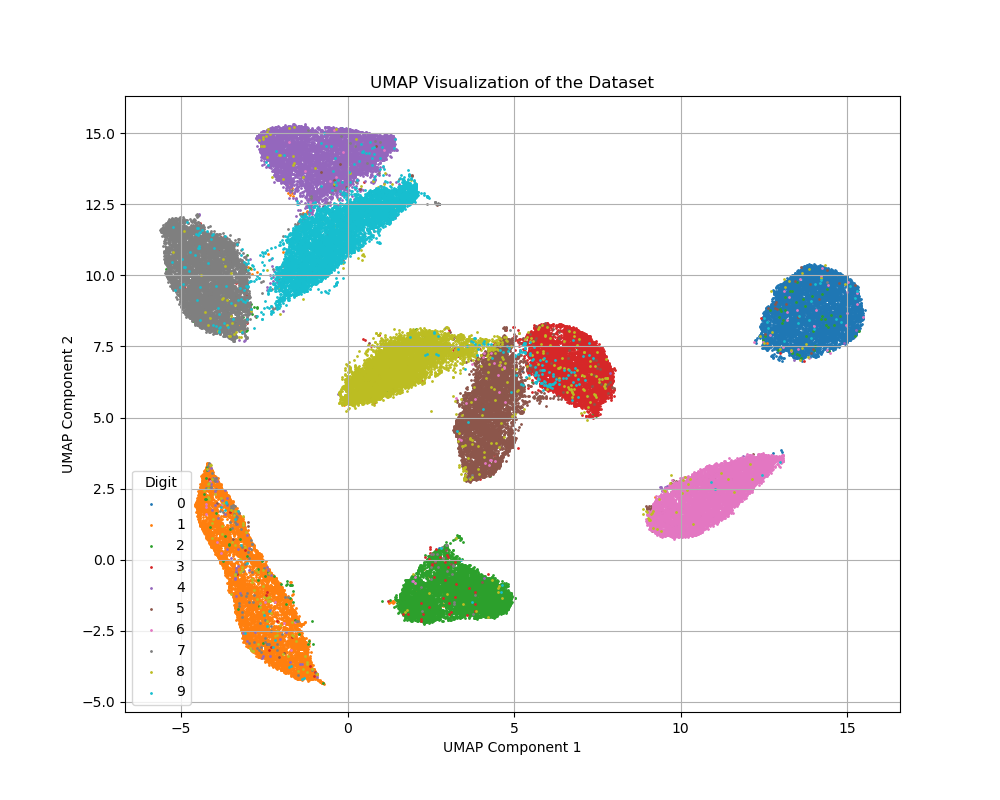

Write Python code to recreate this figure.
from umap import UMAP
import matplotlib.pyplot as plt
from sklearn.datasets import fetch_openml


# 加载 MNIST 数据集
mnist = fetch_openml('mnist_784')
x = mnist.data / 255.0
y = mnist.target.astype(int)

# 使用 UMAP 进行降维
umap = UMAP(n_components=2, n_jobs=-1)
x_umap = umap.fit_transform(x)

# 可视化降维后的数据，按类别用不同颜色
plt.figure(figsize=(10, 8))
for i in range(10):
    plt.scatter(x_umap[y == i, 0], x_umap[y == i, 1], s=1, label=str(i))
plt.title('UMAP Visualization of the Dataset')
plt.xlabel('UMAP Component 1')
plt.ylabel('UMAP Component 2')
plt.legend(title='Digit')
plt.grid(True)
plt.show()
